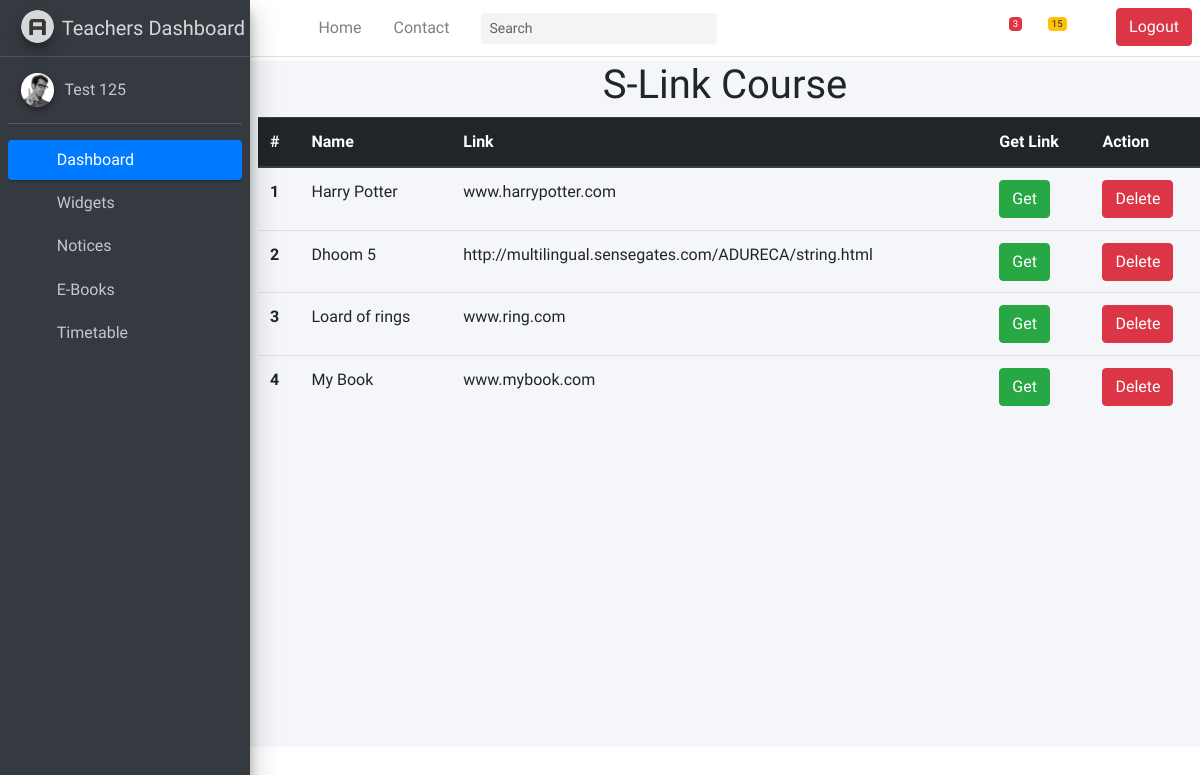
Page /ebook_list (signed in) on the committed database.
### common/models.py (models this page shows)
class Ebook(models.Model):
    ebook_name = models.CharField(max_length = 200)
    link = models.CharField(max_length = 200)
    teacher = models.ForeignKey(Teacher, on_delete=models.CASCADE)

### common/views.py (the view)
# urls.py: path('ebook_list', views.TeachersView.ebook_list, name='ebook_list'),
    def ebook_list(request):
         ebook_list = Ebook.objects.all()
         Login = request.session['TeacherLogin']
         if(Login == 'False'):
            return HttpResponseRedirect("/user_login")
         else:
            return render(request,'teachers_dashboard/ebook_list.html',{
            "ebook_list" : ebook_list
         })

### templates/teachers_dashboard/ebook_list.html
{% extends 'teachers_dashboard/index.html' %}
{% block ebook %}
<div class="content-wrapper">
    <h1 class="m-1 text-center paragraph"> S-Link Course </h1>
<table class="table m-2">
    <thead class="thead-dark">
      <tr>
        <th scope="col">#</th>
        <th scope="col">Name</th>
        <th scope="col">Link</th>
        <th scope="col" > Get Link </th>
        <th scope="col">Action</th>
      </tr>
    </thead>
    <tbody>
      {% for list in ebook_list %}
      <tr>
        <th scope="row">{{ forloop.counter }}</th>
        <td>{{ list.ebook_name }}</td>
        <td> {{ list.link }} </td>
        <td> <a href= {{ list.link }} > <button class="btn btn-success"> Get </button> </a>  </td>
        <td> <a href="delete_ebook/{{ list.id }}"> <button class="btn btn-danger" > Delete </button> </a> </td>
        </tr>
      <tr>
        {% endfor %}
    </tbody>
  </table>
  </div>
{% endblock ebook %}

### static/css/admin.css (style rules this page uses)
body { overflow-x: hidden; }

### rows in the picture
Ebook: ebook_name "Harry Potter", link "www.harrypotter.com"
Ebook: ebook_name "Dhoom 5", link "http://multilingual.sensegates.com/ADURECA/string.html"
Ebook: ebook_name "Loard of rings", link "www.ring.com"
Ebook: ebook_name "My Book", link "www.mybook.com"

### other values in the picture
{{ request.session.user_name }} "Test 125"
